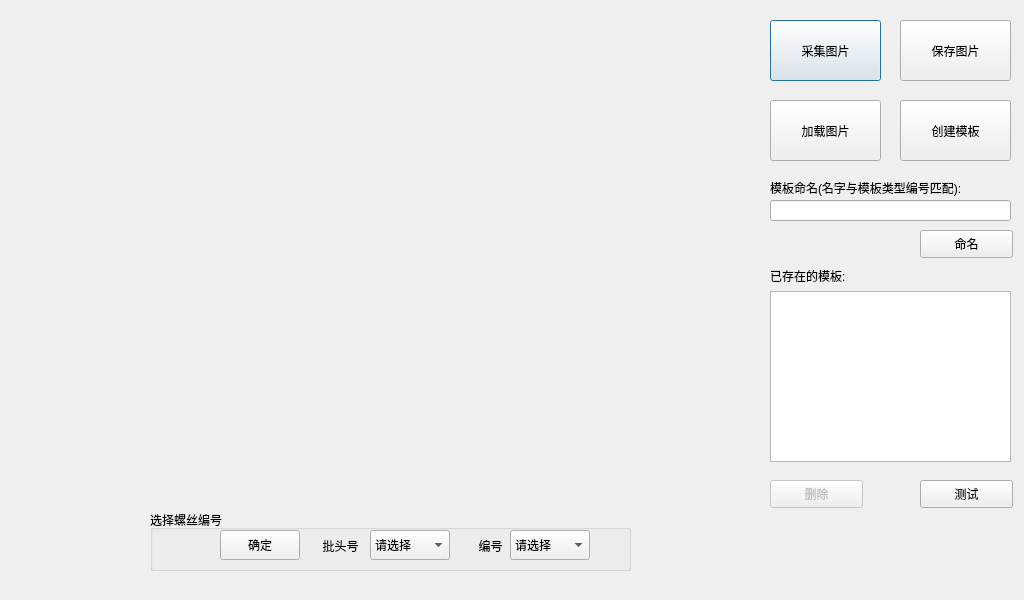
<?xml version="1.0" encoding="UTF-8"?>
<ui version="4.0">
 <class>DialogShapeModel</class>
 <widget class="QDialog" name="DialogShapeModel">
  <property name="geometry">
   <rect>
    <x>0</x>
    <y>0</y>
    <width>1024</width>
    <height>600</height>
   </rect>
  </property>
  <property name="font">
   <font>
    <pointsize>9</pointsize>
   </font>
  </property>
  <property name="windowTitle">
   <string>Dialog</string>
  </property>
  <widget class="QWidget" name="widget" native="true">
   <property name="geometry">
    <rect>
     <x>20</x>
     <y>10</y>
     <width>741</width>
     <height>481</height>
    </rect>
   </property>
  </widget>
  <widget class="QPushButton" name="pushButtonSnapOne">
   <property name="geometry">
    <rect>
     <x>770</x>
     <y>20</y>
     <width>111</width>
     <height>61</height>
    </rect>
   </property>
   <property name="text">
    <string>采集图片</string>
   </property>
  </widget>
  <widget class="QPushButton" name="pushButtonPicOne">
   <property name="geometry">
    <rect>
     <x>770</x>
     <y>100</y>
     <width>111</width>
     <height>61</height>
    </rect>
   </property>
   <property name="text">
    <string>加载图片</string>
   </property>
  </widget>
  <widget class="QPushButton" name="pushButtonCreateShapeModel">
   <property name="geometry">
    <rect>
     <x>900</x>
     <y>100</y>
     <width>111</width>
     <height>61</height>
    </rect>
   </property>
   <property name="text">
    <string>创建模板</string>
   </property>
  </widget>
  <widget class="QLabel" name="label">
   <property name="geometry">
    <rect>
     <x>770</x>
     <y>260</y>
     <width>161</width>
     <height>31</height>
    </rect>
   </property>
   <property name="text">
    <string>已存在的模板:</string>
   </property>
  </widget>
  <widget class="QListView" name="listView">
   <property name="enabled">
    <bool>true</bool>
   </property>
   <property name="geometry">
    <rect>
     <x>770</x>
     <y>291</y>
     <width>241</width>
     <height>171</height>
    </rect>
   </property>
  </widget>
  <widget class="QPushButton" name="pushButton_delete">
   <property name="enabled">
    <bool>false</bool>
   </property>
   <property name="geometry">
    <rect>
     <x>770</x>
     <y>480</y>
     <width>93</width>
     <height>28</height>
    </rect>
   </property>
   <property name="text">
    <string>删除</string>
   </property>
  </widget>
  <widget class="QPushButton" name="pushButton_2">
   <property name="geometry">
    <rect>
     <x>920</x>
     <y>480</y>
     <width>93</width>
     <height>28</height>
    </rect>
   </property>
   <property name="text">
    <string>测试</string>
   </property>
  </widget>
  <widget class="QLineEdit" name="lineEdit_name">
   <property name="geometry">
    <rect>
     <x>770</x>
     <y>200</y>
     <width>241</width>
     <height>21</height>
    </rect>
   </property>
  </widget>
  <widget class="QPushButton" name="pushButton_name">
   <property name="geometry">
    <rect>
     <x>920</x>
     <y>230</y>
     <width>93</width>
     <height>28</height>
    </rect>
   </property>
   <property name="text">
    <string>命名</string>
   </property>
  </widget>
  <widget class="QLabel" name="label_2">
   <property name="geometry">
    <rect>
     <x>770</x>
     <y>180</y>
     <width>251</width>
     <height>16</height>
    </rect>
   </property>
   <property name="text">
    <string>模板命名(名字与模板类型编号匹配):</string>
   </property>
  </widget>
  <widget class="QGroupBox" name="groupBox">
   <property name="geometry">
    <rect>
     <x>150</x>
     <y>510</y>
     <width>481</width>
     <height>61</height>
    </rect>
   </property>
   <property name="title">
    <string>选择螺丝编号</string>
   </property>
   <widget class="QLabel" name="label_4">
    <property name="geometry">
     <rect>
      <x>170</x>
      <y>20</y>
      <width>41</width>
      <height>31</height>
     </rect>
    </property>
    <property name="text">
     <string>批头号</string>
    </property>
    <property name="alignment">
     <set>Qt::AlignCenter</set>
    </property>
   </widget>
   <widget class="QComboBox" name="combo_Type">
    <property name="geometry">
     <rect>
      <x>220</x>
      <y>20</y>
      <width>80</width>
      <height>30</height>
     </rect>
    </property>
    <item>
     <property name="text">
      <string>请选择</string>
     </property>
    </item>
    <item>
     <property name="text">
      <string>1</string>
     </property>
    </item>
    <item>
     <property name="text">
      <string>2</string>
     </property>
    </item>
    <item>
     <property name="text">
      <string>3</string>
     </property>
    </item>
    <item>
     <property name="text">
      <string>4</string>
     </property>
    </item>
   </widget>
   <widget class="QPushButton" name="pushButton_confirm">
    <property name="geometry">
     <rect>
      <x>70</x>
      <y>20</y>
      <width>80</width>
      <height>30</height>
     </rect>
    </property>
    <property name="text">
     <string>确定</string>
    </property>
   </widget>
   <widget class="QLabel" name="label_3">
    <property name="geometry">
     <rect>
      <x>320</x>
      <y>20</y>
      <width>41</width>
      <height>31</height>
     </rect>
    </property>
    <property name="text">
     <string>编号</string>
    </property>
    <property name="alignment">
     <set>Qt::AlignCenter</set>
    </property>
   </widget>
   <widget class="QComboBox" name="combo_ShangStd">
    <property name="geometry">
     <rect>
      <x>360</x>
      <y>20</y>
      <width>80</width>
      <height>30</height>
     </rect>
    </property>
    <item>
     <property name="text">
      <string>请选择</string>
     </property>
    </item>
    <item>
     <property name="text">
      <string>螺丝1</string>
     </property>
    </item>
    <item>
     <property name="text">
      <string>螺丝2</string>
     </property>
    </item>
    <item>
     <property name="text">
      <string>螺丝3</string>
     </property>
    </item>
    <item>
     <property name="text">
      <string>螺丝4</string>
     </property>
    </item>
    <item>
     <property name="text">
      <string>螺丝5</string>
     </property>
    </item>
    <item>
     <property name="text">
      <string>螺丝6</string>
     </property>
    </item>
    <item>
     <property name="text">
      <string>螺丝7</string>
     </property>
    </item>
    <item>
     <property name="text">
      <string>螺丝8</string>
     </property>
    </item>
    <item>
     <property name="text">
      <string>螺丝9</string>
     </property>
    </item>
    <item>
     <property name="text">
      <string>螺丝10</string>
     </property>
    </item>
    <item>
     <property name="text">
      <string>螺丝11</string>
     </property>
    </item>
    <item>
     <property name="text">
      <string>螺丝12</string>
     </property>
    </item>
    <item>
     <property name="text">
      <string>螺丝13</string>
     </property>
    </item>
    <item>
     <property name="text">
      <string>螺丝14</string>
     </property>
    </item>
    <item>
     <property name="text">
      <string>螺丝15</string>
     </property>
    </item>
    <item>
     <property name="text">
      <string>螺丝16</string>
     </property>
    </item>
    <item>
     <property name="text">
      <string>螺丝17</string>
     </property>
    </item>
    <item>
     <property name="text">
      <string>螺丝18</string>
     </property>
    </item>
    <item>
     <property name="text">
      <string>螺丝19</string>
     </property>
    </item>
    <item>
     <property name="text">
      <string>螺丝20</string>
     </property>
    </item>
    <item>
     <property name="text">
      <string>螺丝21</string>
     </property>
    </item>
    <item>
     <property name="text">
      <string>螺丝22</string>
     </property>
    </item>
    <item>
     <property name="text">
      <string>螺丝23</string>
     </property>
    </item>
    <item>
     <property name="text">
      <string>螺丝24</string>
     </property>
    </item>
    <item>
     <property name="text">
      <string>螺丝25</string>
     </property>
    </item>
    <item>
     <property name="text">
      <string>螺丝26</string>
     </property>
    </item>
    <item>
     <property name="text">
      <string>螺丝27</string>
     </property>
    </item>
    <item>
     <property name="text">
      <string>螺丝28</string>
     </property>
    </item>
    <item>
     <property name="text">
      <string>螺丝29</string>
     </property>
    </item>
    <item>
     <property name="text">
      <string>螺丝30</string>
     </property>
    </item>
   </widget>
  </widget>
  <widget class="QPushButton" name="pushButtonSaveOne">
   <property name="geometry">
    <rect>
     <x>900</x>
     <y>20</y>
     <width>111</width>
     <height>61</height>
    </rect>
   </property>
   <property name="text">
    <string>保存图片</string>
   </property>
  </widget>
 </widget>
 <resources/>
 <connections/>
</ui>
